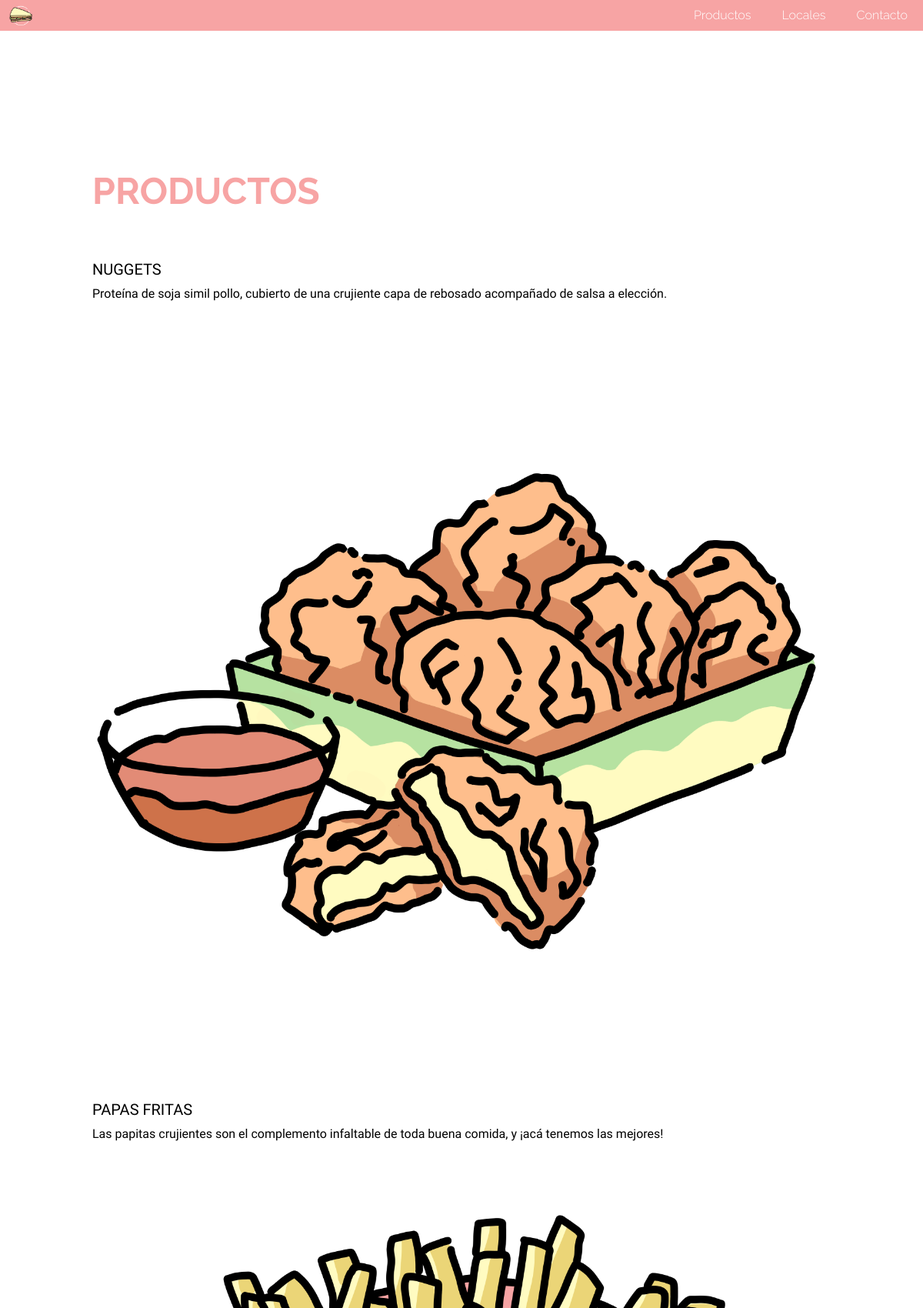
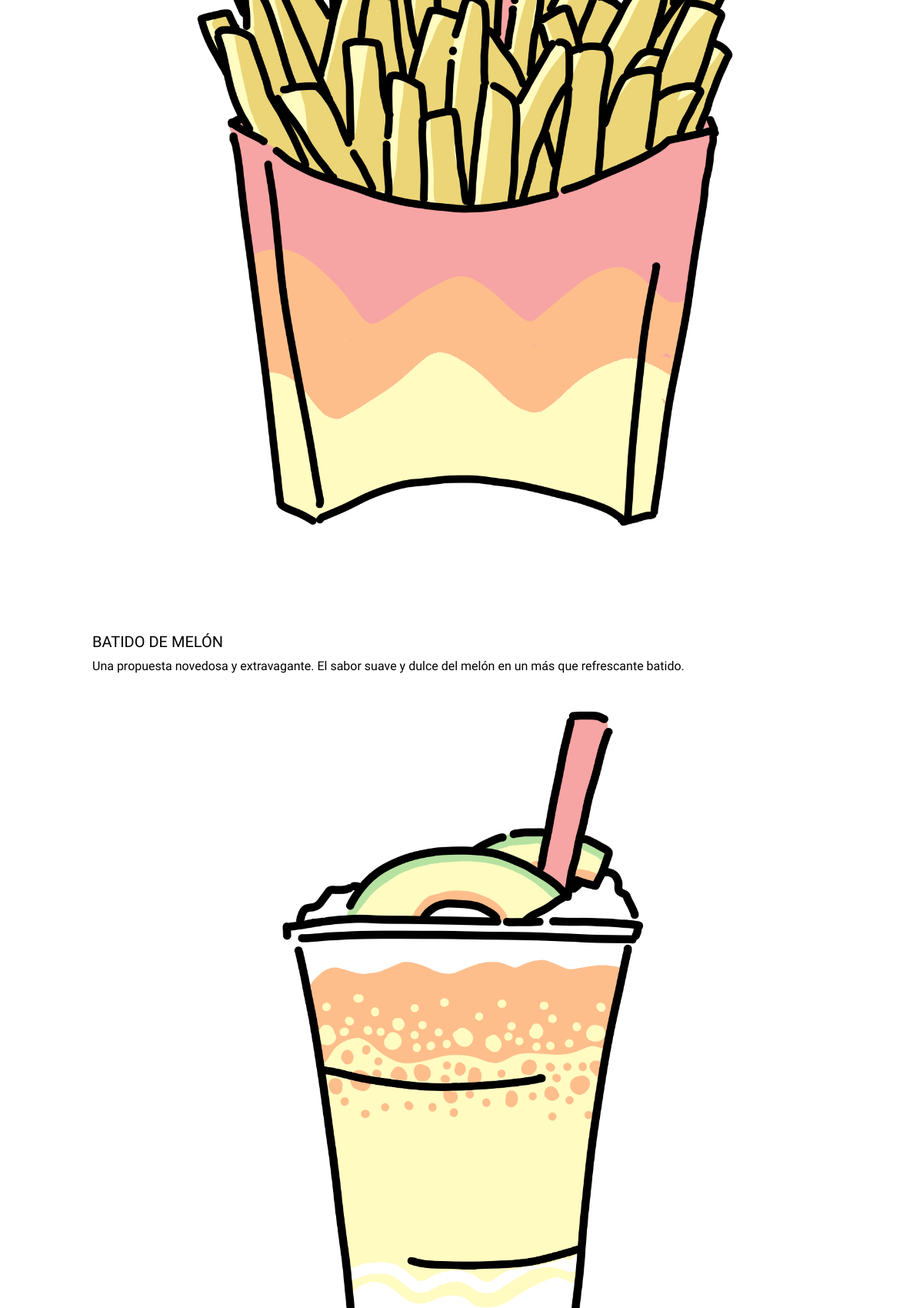
/productos/ (upper part), run on the app's committed database (2 pictures, top to bottom).
### productos/models.py (models this page shows, shortened)
class Project (models.Model):
    nombre = models.CharField(max_length=100, verbose_name = "Título")
    descripcion = models.TextField(verbose_name = "Descripción")
    image = models.ImageField(verbose_name = "Imagen", upload_to="productos")
    created = models.DateTimeField(auto_now_add=True, verbose_name = "Fecha de creación")
    updated = models.DateTimeField(auto_now=True, verbose_name = "Fecha de modificación")
    class Meta:
        verbose_name = "producto"
        verbose_name_plural = "productos"
        ordering = ["-created"]

### productos/views.py (the view)
# urls.py: path('productos/', productos_views.productos, name= 'productos'),
def productos (request):
    projects = Project.objects.all()
    return render(request, "productos/productos.html", {'projects': projects})

### productos/templates/productos/productos.html (shortened to what this page needs)
{% extends "core/base.html" %}
{%  load static %}
{% block content %}
 <h1 class="titulo1 cuerpo">PRODUCTOS</h1>
{% for project in projects %}
 <div class="contenedor cuerpo">
       <div class="item item-1">
         <h5>{{project.nombre}}</h5>
         <p>{{project.descripcion}}</p>
         <img src="{{project.image.url}}" alt="El clásico.">
     </div>
</div>
 {% endfor %}
 {% endblock %}

### core/templates/core/base.html (shortened to what this page needs)
<!DOCTYPE html>
<html lang="es">
<head>
  {%  load static %}
  <link href="https://cdn.jsdelivr.net/npm/bootstrap@5.1.3/dist/css/bootstrap.min.css" rel="stylesheet">
  <link rel='stylesheet' href="https://cdn-uicons.flaticon.com/2.3.0/uicons-brands/css/uicons-brands.css">
  <link rel='stylesheet' href="https://cdn-uicons.flaticon.com/2.3.0/uicons-regular-rounded/css/uicons-regular-rounded.css">
  <link rel="stylesheet" href="{% static 'core/css/inicio.css' %}">
  <link rel="stylesheet" href="{% static 'core/css/configuracion-texto.css' %}">
  <link rel="stylesheet" href="{% static 'core/css/navbar.css' %}">
  <link rel="stylesheet" href="{% static 'core/css/footer.css' %}">
</head>
<body>
  <div id="contenedorPagina">
    <header id="sv_header_principal">
        {%block headers%}
      <nav>
          <a id="sv_inicio_link" href="{% url 'index' %}">
            <img src="{% static 'core/img/logos/logo-miniblanco.png' %}" alt="imagenLogo">
          </a>
          <div id="sv_link_container">
              <a href="{% url 'productos' %}">Productos</a>
              <a href="{% url 'locales' %}">Locales</a>
              <a href="{% url 'contacto' %}">Contacto</a>
          </div>
      </nav>
    </header>
    {%endblock%}
    {% block content %}
    {% endblock %}
  </div>
</body>
</html>

### core/static/core/css/inicio.css (style rules this page uses)
:root { --first-color: #000; --title-color:#F7A4A4; --text-color: hsl(0, 0%, 35%); --body-color: hsl(0, 0%, 95%); --container-color:#fff; --body-font: poetsen system-ui, -apple-system, BlinkMacSystemFont, 'Segoe UI', Roboto, Oxygen, Ubuntu, Cantarell, 'Open Sans', 'Helvetica Neue', sans-serif;; --h2-font-size: 1.25rem; --small-font-size: .813rem; }
@media screen and (min-width: 960px) { :root { --h2-font-size: 1.5rem; --small-font-size: .875rem; } }
img { display: block; max-width: 100%; height: auto; }

### core/static/core/css/configuracion-texto.css (style rules this page uses)
body { background-color: #ffffff; color:black; font-family: "Source Sans 3", sans-serif, 'Gill Sans', 'Gill Sans MT', Calibri, 'Trebuchet MS' ; font-weight: 300; }
.titulo1 { margin-top: 15vw;; margin-bottom: 1vw;; color: #F7A4A4; font-family: "Raleway", sans-serif, 'Gill Sans', 'Gill Sans MT', Calibri, 'Trebuchet MS' ; font-weight: 700; font-size: 3em; }
.cuerpo { margin-left: 10vw; margin-right: 10vw; }

### core/static/core/css/navbar.css (style rules this page uses)
:root { --color_primario: #F7A4A4; --color_secundario: #FEBE8C; --color_texto: #fff; --color_oscuro: #151515; --altura_header: 40px; --padding_elementos: 20px; --altura_sidebar_active: 10rem; }
* { margin: 0; padding: 0; box-sizing: border-box; }
#sv_header_principal { font-size: 1rem; font-family: "Raleway", sans-serif, 'Gill Sans', 'Gill Sans MT', Calibri, 'Trebuchet MS'; position: sticky; top: 0; z-index: 100; width: 100%; }
#sv_header_principal nav { height: var(--altura_header); background-color: var(--color_primario); display: flex; justify-content: flex-end; align-items: center; }
#sv_link_container { height: 100%; width: 100%; display: flex; flex-direction: row; justify-content: flex-end; align-items: center; }
#sv_link_container a { height: 100%; padding: 0 var(--padding_elementos); display: flex; align-items: center; text-decoration: none; color: var(--color_texto); transition: color, transform .3s; }
#sv_inicio_link { display: relative; height: 100%; width: 100%; padding: 0 calc(var(--padding_elementos)*0.2); background-color: var(--color_primario); z-index: 999; }
#sv_inicio_link img { height: 30px; width: 30px; transition: transform .3s; margin-left: 0.5em; margin-top: 5px; }

### core/static/core/css/footer.css (style rules this page uses)
:root { --color_primario: #F7A4A4; --color_secundario: #FEBE8C; --color_texto: #fff; --color_oscuro: #151515; --altura_footer: 150px; --padding_elementos: 20px; --altura_sidebar_active: 10rem; }

### data on the page
Project: nombre "NUGGETS", descripcion "Proteína de soja simil pollo, cubierto de una crujiente capa de rebosado acompañado de salsa a elección.", image (picture)
Project: nombre "PAPAS FRITAS", descripcion "Las papitas crujientes son el complemento infaltable de toda buena comida, y ¡acá tenemos las mejores!", image (picture)
Project: nombre "BATIDO DE MELÓN", descripcion "Una propuesta novedosa y extravagante. El sabor suave y dulce del melón en un más que refrescante batido.", image (picture)
